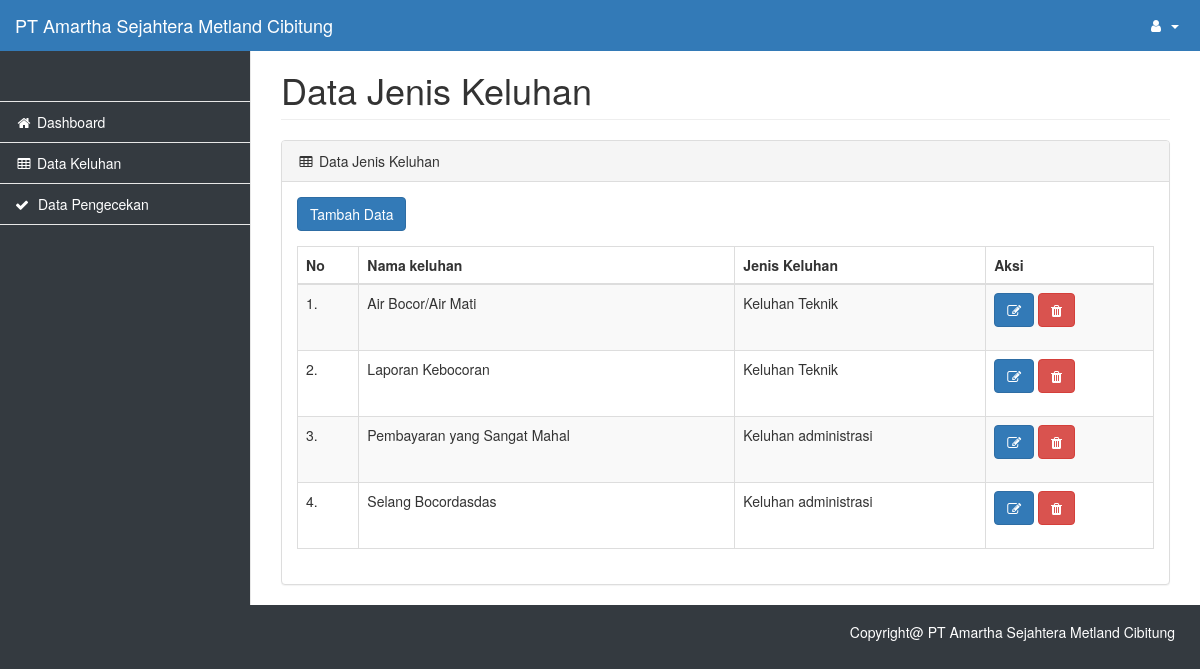
Page /index.php/dashboard/dataCategory on the committed database.
### tables this page shows
CREATE TABLE `tb_keluhanplgn` (
  `id_keluhanplgn` int(11) NOT NULL,
  `jenis_keluhan` int(11) NOT NULL,
  `nama_keluhanplgn` varchar(100) NOT NULL
);

CREATE TABLE `tb_jsnkeluhan` (
  `id_jnskeluhan` int(11) NOT NULL,
  `jenis_keluhan` varchar(50) NOT NULL
);

### application/controllers/Dashboard.php (called while the page is built, shortened)
<?php
class Dashboard extends CI_Controller
{
    public function __construct()
    {
        $this->load->library('pdf');
        $this->load->model("musers");
        $this->load->model("mreport");
        $this->load->model("mKuesioner");
    }
    public function dataCategory()
    {
        $data['kategori'] = $this->musers->getKategori();
        $data['keluhan'] = $this->musers->getReport();
        $this->load->view("admin/includes/head");
        $this->load->view("admin/includes/navtop_navside");
        $this->load->view("admin/data_kategori_v", $data);
        $this->load->view("admin/includes/footer");
    }
}

### index.php (called while the page is built, shortened)
<?php
require_once BASEPATH.'core/CodeIgniter.php';

### application/models/MUsers.php (called while the page is built, shortened)
<?php
class MUsers extends CI_Model
{
    public function getReport(){
        $query = $this->db->from("tb_keluhanplgn")->join("tb_jsnkeluhan","tb_jsnkeluhan.id_jnskeluhan = tb_keluhanplgn.jenis_keluhan")->get();
        return $query->result_array();
    }
}

### application/views/admin/data_kategori_v.php (the view, shortened to what this page needs)
<div id="page-wrapper">
    <div class="container-fluid">
        <div class="row">
            <div class="col-lg-12">
                <h1 class="page-header">Data Jenis Keluhan</h1>
            </div>
        </div>
        <div class="row">
            <div class="col-lg-12">
                <div class="panel panel-default">
                    <div class="panel-heading">
                        <i class="fa fa-table fa-fw"></i>
                        Data Jenis Keluhan
                    </div>
                    <div class="panel-body">
                        <div class="form-group">
                        <a class="nav-link js-scroll-trigger btn btn-primary" href="" data-toggle="modal" data-target="#exampleModal">Tambah Data</a>
                        </div>
                        <div class="table-responsive" style="height: 40%; width: 100%; overflow: auto;margin-top:15px">
                            <table class="table table-striped table-bordered table-hover" id="dataTables-example">
                                <thead>
                                    <tr>
                                        <th>No</th>
                                        <th>Nama keluhan</th>
                                        <th>Jenis Keluhan</th>
                                        <th>Aksi</th>
                                    </tr>
                                </thead>
                                <tbody>
                                    <?php if (count($keluhan) > 0) {
                                        $i = 0;
                                        foreach ($keluhan as $key => $row) {
                                            $i += 1;
                                    ?>
                                            <tr class='even gradeA'>
                                                <td><?= $i ?>.</td>
                                                <td><?= $row['nama_keluhanplgn'] ?></td>
                                                <td><?= $row['jenis_keluhan'] ?></td>
                                                <td>
                                                    <div class="form-group">
                                                        <a class="btn btn-primary"  href="<?= base_url()."dashboard/editform/".$row['id_keluhanplgn']?>"><i class="fa fa-edit"></i></a>
                                                        <a class="btn btn-danger" href="<?= base_url()."dashboard/deleteReport/".$row['id_keluhanplgn']?>"><i class="fa fa-trash"></i></a>
                                                    </div>
                                                </td>
                                            </tr>
                                        <?php } ?>
                                    <?php } else {  ?>
                                        <td colspan="9" class="text-center">Data Keluhan Tidak Tersedia</td>
                                    <?php } ?>
                                </tbody>
                            </table>
                        </div>
                    </div>
                </div>
            </div>
        </div>
    </div>
</div>
</div>

### assets/admin/css/startmin.css (style rules this page uses)
body { background-color: #f8f8f8; }
#page-wrapper { padding-top: 30px; min-height: 568px; background-color: #fff; }
@media (min-width:768px) { #page-wrapper { position: inherit; margin-left: 250px; padding: 30px 15px 0 15px; border-left: 1px solid #e7e7e7; } }

### rows in the picture
tb_keluhanplgn: nama_keluhanplgn "Air Bocor/Air Mati", jenis_keluhan.jenis_keluhan "Keluhan Teknik"
tb_keluhanplgn: nama_keluhanplgn "Laporan Kebocoran", jenis_keluhan.jenis_keluhan "Keluhan Teknik"
tb_keluhanplgn: nama_keluhanplgn "Pembayaran yang Sangat Mahal", jenis_keluhan.jenis_keluhan "Keluhan administrasi"
tb_keluhanplgn: nama_keluhanplgn "Selang Bocordasdas", jenis_keluhan.jenis_keluhan "Keluhan administrasi"
